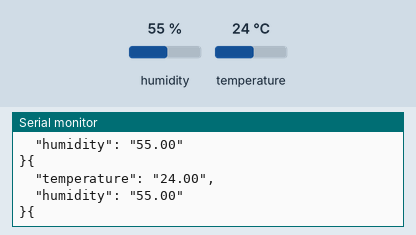
The sketch below on a simulated Arduino Mega 2560, built with avr-gcc and run on an emulated ATmega2560. On the bench: the last lines printed to the serial monitor. Inputs (shaded band) come from the test bench; at power-on: humidity 55 %, temperature 24 °C.

Above: at 2.8 s.
2.9 s: humidity set to 22 %
At 4.41 s:
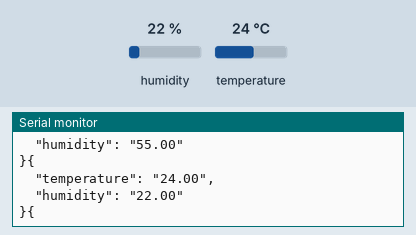
8.9 s: temperature set to 12 °C
At 10.45 s:
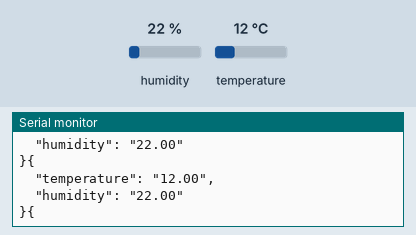
14.9 s: humidity set to 40 %
At 16.48 s:
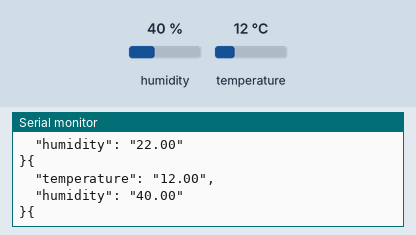
Timing chart, 0 to 18.0 s (numbered marks = the images above; inputs shaded):
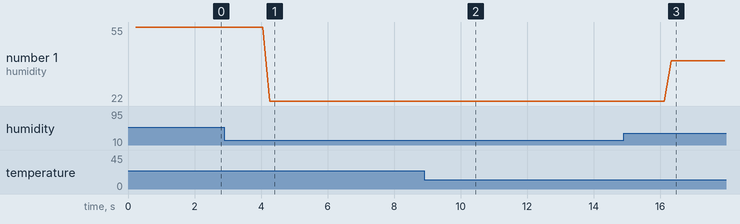

The sketch:

QNAPIoT_linkit7688DUO_DHT11.ino
```cpp
#include <ArduinoJson.h>

#include <DHT.h>

#define DHTPIN 12     // what digital pin we're connected to

#define DHTTYPE DHT11   // DHT 11
DHT dht(DHTPIN, DHTTYPE);

unsigned long timer;
unsigned long counter = 0L;

void setup() {
  Serial.begin(9600);
  Serial1.begin(57600);
  Serial.println("DHT11 test!");

  dht.begin();
}

void loop() {
  float h = dht.readHumidity();
  float t = dht.readTemperature();
//  float f = dht.readTemperature(true);
//
//  // Check if any reads failed and exit early (to try again).
//  if (isnan(h) || isnan(t) || isnan(f)) {
//    Serial.println("Failed to read from DHT sensor!");
//    return;
//  }
//
//  float hif = dht.computeHeatIndex(f, h);
//  float hic = dht.computeHeatIndex(t, h, false);

  if (millis() - timer > 200) {
        timer = millis();

        //json
        StaticJsonBuffer<200> jsonBuffer;

        JsonObject& root = jsonBuffer.createObject();
        root["temperature"] = String(t);
        root["humidity"] = String(h);

        root.printTo(Serial1);
        root.prettyPrintTo(Serial);
        Serial1.print("\r\n");

            }
}
```

Measured:
- after the input at 2.9 s, the serial monitor: prints a new line after 1.4 s (image 1)
- after the input at 8.9 s, the serial monitor: prints a new line after 1.4 s (image 2)
- after the input at 14.9 s, the serial monitor: prints a new line after 1.4 s (image 3)
- plotted number 1: 55 → 22 after the input at 2.9 s, 22 → 40 after the input at 14.9 s
